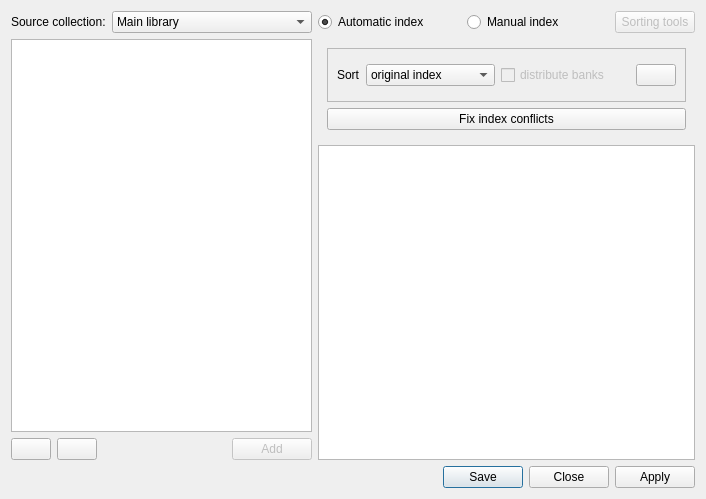
<?xml version="1.0" encoding="UTF-8"?>
<ui version="4.0">
 <class>Dialog</class>
 <widget class="QDialog" name="Dialog">
  <property name="geometry">
   <rect>
    <x>0</x>
    <y>0</y>
    <width>706</width>
    <height>499</height>
   </rect>
  </property>
  <property name="windowTitle">
   <string>Export sounds</string>
  </property>
  <layout class="QGridLayout" name="gridLayout_3" columnstretch="20,25">
   <item row="0" column="1">
    <layout class="QGridLayout" name="gridLayout_2">
     <item row="0" column="1">
      <widget class="QRadioButton" name="manualIndexRadio">
       <property name="text">
        <string>Manual index</string>
       </property>
       <attribute name="buttonGroup">
        <string notr="true">indexModeGroup</string>
       </attribute>
      </widget>
     </item>
     <item row="2" column="0" colspan="3">
      <widget class="QTableView" name="exportView">
       <property name="selectionBehavior">
        <enum>QAbstractItemView::SelectRows</enum>
       </property>
       <property name="horizontalScrollMode">
        <enum>QAbstractItemView::ScrollPerPixel</enum>
       </property>
       <property name="wordWrap">
        <bool>false</bool>
       </property>
       <attribute name="horizontalHeaderHighlightSections">
        <bool>false</bool>
       </attribute>
       <attribute name="verticalHeaderHighlightSections">
        <bool>false</bool>
       </attribute>
      </widget>
     </item>
     <item row="0" column="0">
      <widget class="QRadioButton" name="autoIndexRadio">
       <property name="text">
        <string>Automatic index</string>
       </property>
       <property name="checked">
        <bool>true</bool>
       </property>
       <attribute name="buttonGroup">
        <string notr="true">indexModeGroup</string>
       </attribute>
      </widget>
     </item>
     <item row="0" column="2">
      <widget class="QPushButton" name="manualToolsBtn">
       <property name="enabled">
        <bool>false</bool>
       </property>
       <property name="sizePolicy">
        <sizepolicy hsizetype="Maximum" vsizetype="Fixed">
         <horstretch>0</horstretch>
         <verstretch>0</verstretch>
        </sizepolicy>
       </property>
       <property name="text">
        <string>Sorting tools</string>
       </property>
       <property name="icon">
        <iconset theme="arrow-down">
         <normaloff/>
        </iconset>
       </property>
       <property name="checkable">
        <bool>true</bool>
       </property>
      </widget>
     </item>
     <item row="1" column="0" colspan="3">
      <widget class="QWidget" name="manualTools" native="true">
       <property name="minimumSize">
        <size>
         <width>0</width>
         <height>100</height>
        </size>
       </property>
       <layout class="QGridLayout" name="gridLayout_4">
        <item row="0" column="0">
         <widget class="QFrame" name="frame">
          <property name="minimumSize">
           <size>
            <width>0</width>
            <height>50</height>
           </size>
          </property>
          <property name="frameShape">
           <enum>QFrame::StyledPanel</enum>
          </property>
          <property name="frameShadow">
           <enum>QFrame::Raised</enum>
          </property>
          <layout class="QHBoxLayout" name="horizontalLayout_2">
           <item>
            <widget class="QLabel" name="label_2">
             <property name="sizePolicy">
              <sizepolicy hsizetype="Maximum" vsizetype="Preferred">
               <horstretch>0</horstretch>
               <verstretch>0</verstretch>
              </sizepolicy>
             </property>
             <property name="text">
              <string>Sort</string>
             </property>
            </widget>
           </item>
           <item>
            <widget class="QComboBox" name="sortCombo">
             <item>
              <property name="text">
               <string>original index</string>
              </property>
             </item>
             <item>
              <property name="text">
               <string>insertion order</string>
              </property>
             </item>
             <item>
              <property name="text">
               <string>alphabetically</string>
              </property>
             </item>
             <item>
              <property name="text">
               <string>by category</string>
              </property>
             </item>
             <item>
              <property name="text">
               <string>by tag</string>
              </property>
             </item>
            </widget>
           </item>
           <item>
            <widget class="QCheckBox" name="distributeChk">
             <property name="enabled">
              <bool>false</bool>
             </property>
             <property name="text">
              <string>distribute banks</string>
             </property>
            </widget>
           </item>
           <item>
            <widget class="QPushButton" name="sortBtn">
             <property name="sizePolicy">
              <sizepolicy hsizetype="Maximum" vsizetype="Fixed">
               <horstretch>0</horstretch>
               <verstretch>0</verstretch>
              </sizepolicy>
             </property>
             <property name="icon">
              <iconset theme="checkbox"/>
             </property>
            </widget>
           </item>
          </layout>
         </widget>
        </item>
        <item row="1" column="0">
         <widget class="QPushButton" name="fixIndexBtn">
          <property name="text">
           <string>Fix index conflicts</string>
          </property>
         </widget>
        </item>
       </layout>
      </widget>
     </item>
    </layout>
   </item>
   <item row="0" column="0">
    <layout class="QGridLayout" name="gridLayout">
     <item row="0" column="0">
      <widget class="QLabel" name="label">
       <property name="sizePolicy">
        <sizepolicy hsizetype="Maximum" vsizetype="Preferred">
         <horstretch>0</horstretch>
         <verstretch>0</verstretch>
        </sizepolicy>
       </property>
       <property name="text">
        <string>Source collection:</string>
       </property>
      </widget>
     </item>
     <item row="0" column="1">
      <widget class="QComboBox" name="collectionCombo">
       <item>
        <property name="text">
         <string>Main library</string>
        </property>
        <property name="icon">
         <iconset theme="go-home">
          <normaloff/>
         </iconset>
        </property>
       </item>
      </widget>
     </item>
     <item row="2" column="0" colspan="2">
      <layout class="QHBoxLayout" name="horizontalLayout">
       <item>
        <widget class="QPushButton" name="selectAllBtn">
         <property name="toolTip">
          <string>Select all</string>
         </property>
         <property name="icon">
          <iconset theme="edit-select-all">
           <normaloff/>
          </iconset>
         </property>
        </widget>
       </item>
       <item>
        <widget class="QPushButton" name="selectNoneBtn">
         <property name="sizePolicy">
          <sizepolicy hsizetype="Maximum" vsizetype="Fixed">
           <horstretch>0</horstretch>
           <verstretch>0</verstretch>
          </sizepolicy>
         </property>
         <property name="toolTip">
          <string>Select none</string>
         </property>
         <property name="icon">
          <iconset theme="edit-select-none">
           <normaloff/>
          </iconset>
         </property>
        </widget>
       </item>
       <item>
        <spacer name="horizontalSpacer">
         <property name="orientation">
          <enum>Qt::Horizontal</enum>
         </property>
         <property name="sizeHint" stdset="0">
          <size>
           <width>40</width>
           <height>20</height>
          </size>
         </property>
        </spacer>
       </item>
       <item>
        <widget class="QPushButton" name="addBtn">
         <property name="enabled">
          <bool>false</bool>
         </property>
         <property name="text">
          <string>Add</string>
         </property>
         <property name="icon">
          <iconset theme="arrow-right">
           <normaloff/>
          </iconset>
         </property>
        </widget>
       </item>
      </layout>
     </item>
     <item row="1" column="0" colspan="2">
      <widget class="QTableView" name="sourceView">
       <property name="editTriggers">
        <set>QAbstractItemView::NoEditTriggers</set>
       </property>
       <property name="selectionBehavior">
        <enum>QAbstractItemView::SelectRows</enum>
       </property>
       <property name="horizontalScrollMode">
        <enum>QAbstractItemView::ScrollPerPixel</enum>
       </property>
       <property name="wordWrap">
        <bool>false</bool>
       </property>
       <attribute name="horizontalHeaderHighlightSections">
        <bool>false</bool>
       </attribute>
      </widget>
     </item>
    </layout>
   </item>
   <item row="1" column="0" colspan="2">
    <layout class="QHBoxLayout" name="horizontalLayout_3">
     <item>
      <widget class="QLabel" name="alertIcon">
       <property name="minimumSize">
        <size>
         <width>12</width>
         <height>0</height>
        </size>
       </property>
      </widget>
     </item>
     <item>
      <widget class="QLabel" name="alertLbl"/>
     </item>
     <item>
      <widget class="QDialogButtonBox" name="buttonBox">
       <property name="orientation">
        <enum>Qt::Horizontal</enum>
       </property>
       <property name="standardButtons">
        <set>QDialogButtonBox::Apply|QDialogButtonBox::Close|QDialogButtonBox::Save</set>
       </property>
      </widget>
     </item>
    </layout>
   </item>
  </layout>
 </widget>
 <resources/>
 <connections>
  <connection>
   <sender>buttonBox</sender>
   <signal>rejected()</signal>
   <receiver>Dialog</receiver>
   <slot>reject()</slot>
   <hints>
    <hint type="sourcelabel">
     <x>312</x>
     <y>461</y>
    </hint>
    <hint type="destinationlabel">
     <x>286</x>
     <y>274</y>
    </hint>
   </hints>
  </connection>
  <connection>
   <sender>manualIndexRadio</sender>
   <signal>toggled(bool)</signal>
   <receiver>manualToolsBtn</receiver>
   <slot>setEnabled(bool)</slot>
   <hints>
    <hint type="sourcelabel">
     <x>606</x>
     <y>24</y>
    </hint>
    <hint type="destinationlabel">
     <x>667</x>
     <y>20</y>
    </hint>
   </hints>
  </connection>
  <connection>
   <sender>manualToolsBtn</sender>
   <signal>toggled(bool)</signal>
   <receiver>manualTools</receiver>
   <slot>setVisible(bool)</slot>
   <hints>
    <hint type="sourcelabel">
     <x>675</x>
     <y>27</y>
    </hint>
    <hint type="destinationlabel">
     <x>674</x>
     <y>49</y>
    </hint>
   </hints>
  </connection>
 </connections>
 <buttongroups>
  <buttongroup name="indexModeGroup"/>
 </buttongroups>
</ui>
